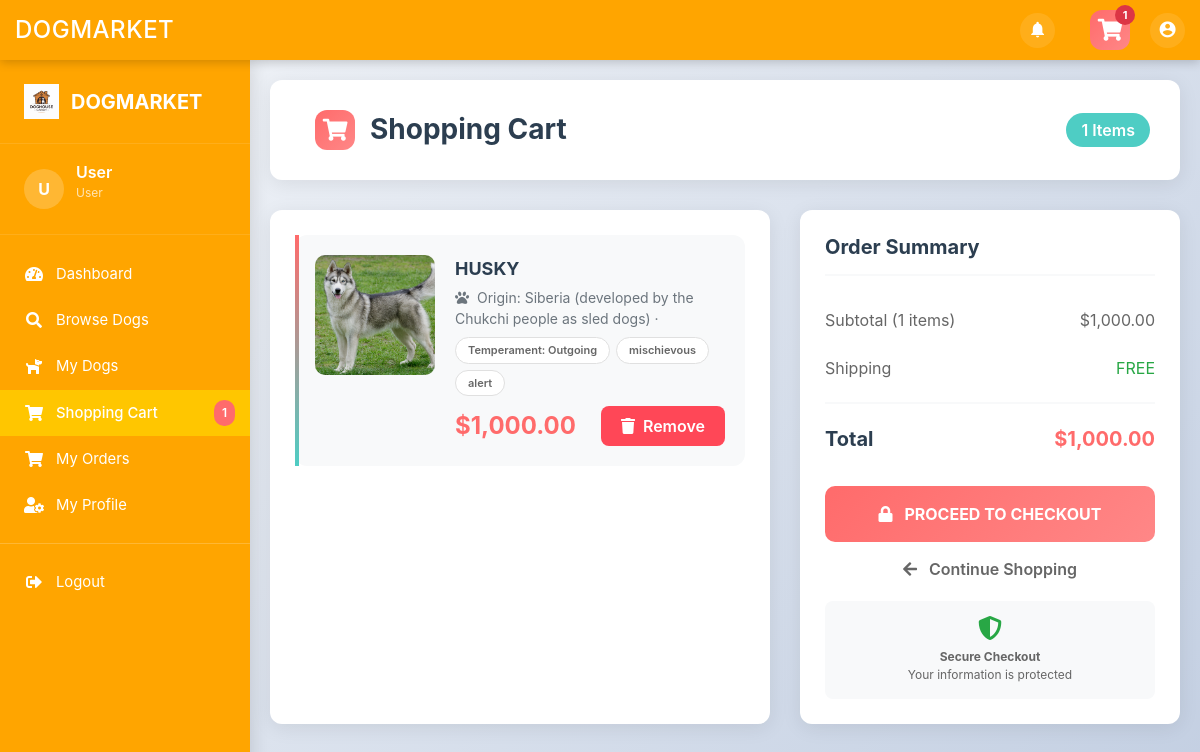
/dog/user/cart.php (signed in), run on the app's committed database.
### tables this page shows
CREATE TABLE `company_info` (
  `id` int(11) NOT NULL,
  `company_name` varchar(150) NOT NULL,
  `address` varchar(255) NOT NULL,
  `city` varchar(100) NOT NULL,
  `postal_code` varchar(20) DEFAULT NULL,
  `phone` varchar(20) NOT NULL,
  `color` varchar(50) DEFAULT NULL,
  `logo` varchar(255) DEFAULT NULL,
  `favicon` varchar(255) DEFAULT NULL,
  `banner_image` varchar(255) DEFAULT NULL,
  `email_general` varchar(150) DEFAULT NULL,
  `email_support` varchar(150) DEFAULT NULL,
  `working_hours` varchar(100) DEFAULT NULL,
  `created_at` timestamp NOT NULL DEFAULT current_timestamp(),
  `font` enum('Arial','Verdana','Helvetica','Tahoma','Trebuchet MS','Times New Roman','Georgia','Garamond','Courier New','Brush Script MT','Lucida Sans','Lucida Console','Palatino Linotype','Book Antiqua','Impact','Comic Sans MS','Segoe UI','Candara','Optima','Calibri','Cambria','Franklin Gothic Medium','Gill Sans','Century Gothic','Perpetua','Rockwell','Baskerville','Didot','Monaco','Geneva') DEFAULT 'Arial'
);

CREATE TABLE `cart` (
  `id` int(11) NOT NULL,
  `user_id` int(11) NOT NULL,
  `dog_id` int(11) NOT NULL,
  `added_at` timestamp NOT NULL DEFAULT current_timestamp()
);

CREATE TABLE `dogs` (
  `dog_id` int(11) NOT NULL,
  `name` varchar(150) NOT NULL,
  `breed` varchar(100) NOT NULL,
  `age` varchar(50) NOT NULL,
  `trait` text DEFAULT NULL,
  `image_url` text DEFAULT NULL,
  `price` decimal(10,2) DEFAULT 0.00,
  `created_at` timestamp NOT NULL DEFAULT current_timestamp(),
  `updated_at` timestamp NOT NULL DEFAULT current_timestamp() ON UPDATE current_timestamp()
);

### dog/user/cart.php (the view, shortened to what this page needs)
<?php
$user_id = $_SESSION['user_id'];
$db_host = 'localhost';
$db_user = 'root';
$db_pass = '';
$db_name = 'doghousemarket';
$conn = new mysqli($db_host, $db_user, $db_pass, $db_name);
$cartQuery = "SELECT c.*, d.name, d.breed, d.age, d.price, d.image_url, d.trait
              FROM cart c
              JOIN dogs d ON c.dog_id = d.dog_id
              WHERE c.user_id = $user_id
              ORDER BY c.added_at DESC";
$cartResult = $conn->query($cartQuery);
$cart_items = [];
$total_amount = 0;
if ($cartResult && $cartResult->num_rows > 0) {
    while ($row = $cartResult->fetch_assoc()) {
        $cart_items[] = $row;
        $total_amount += $row['price'];
    }
}
?>
<!DOCTYPE html>
<html lang="en">
<head>
    <link rel="stylesheet" href="https://stackpath.bootstrapcdn.com/bootstrap/4.5.2/css/bootstrap.min.css">
    <link rel="stylesheet" href="https://cdnjs.cloudflare.com/ajax/libs/font-awesome/5.15.1/css/all.min.css">
</head>
<body>
    <?php include 'sidenav.php'; ?>
    <div class="cart-container">
        <div class="cart-header">
            <div class="cart-title">
                <div class="cart-icon">
                    <i class="fas fa-shopping-cart"></i>
                </div>
                <div>
                    <h1>Shopping Cart</h1>
                </div>
            </div>
            <span class="cart-count-badge"><?php echo $cart_count; ?> Items</span>
        </div>
        <div class="cart-content">
            <div class="cart-items-section">
                <?php if (empty($cart_items)): ?>
                    <div class="empty-cart">
                        <div class="empty-cart-icon">
                            <i class="fas fa-shopping-cart"></i>
                        </div>
                        <h3>Your Cart is Empty</h3>
                        <p>Looks like you haven't added any dogs to your cart yet.</p>
                        <a href="browse_dogs.php" class="btn btn-primary btn-lg">
                            <i class="fas fa-paw mr-2"></i>Browse Dogs
                        </a>
                    </div>
                <?php else: ?>
                    <?php foreach ($cart_items as $item): ?>
                        <div class="cart-item">
                            <?php if (!empty($item['image_url'])): ?>
                                <img src="../<?php echo htmlspecialchars($item['image_url']); ?>"
                                     alt="<?php echo htmlspecialchars($item['name']); ?>"
                                     class="item-image">
                            <?php else: ?>
                                <div class="item-image bg-light d-flex align-items-center justify-content-center">
                                    <i class="fas fa-dog fa-3x text-secondary"></i>
                                </div>
                            <?php endif; ?>
                            <div class="item-details">
                                <div>
                                    <div class="item-name"><?php echo htmlspecialchars($item['name']); ?></div>
                                    <div class="item-breed">
                                        <i class="fas fa-paw mr-1"></i>
                                        <?php echo htmlspecialchars($item['breed']); ?> ·
                                    </div>
                                    <div class="item-traits">
                                        <?php
                                        $traits = explode(',', $item['trait']);
                                        $traits = array_slice($traits, 0, 3);
                                        foreach ($traits as $trait):
                                            $trait = trim($trait);
                                            if (!empty($trait)):
                                        ?>
                                            <span class="trait-badge"><?php echo htmlspecialchars($trait); ?></span>
                                        <?php
                                            endif;
                                        endforeach;
                                        ?>
                                    </div>
                                </div>
                                <div class="item-footer">
                                    <div class="item-price">$<?php echo number_format($item['price'], 2); ?></div>
                                    <form method="post" style="margin: 0;">
                                        <button type="submit" name="remove_item" class="remove-btn">
                                            <i class="fas fa-trash"></i>
                                            Remove
                                        </button>
                                    </form>
                                </div>
                            </div>
                        </div>
                    <?php endforeach; ?>
                <?php endif; ?>
            </div>
            <?php if (!empty($cart_items)): ?>
                <div class="cart-summary">
                    <h2 class="summary-title">Order Summary</h2>
                    <div class="summary-row">
                        <span>Subtotal (<?php echo $cart_count; ?> items)</span>
                        <span>$<?php echo number_format($total_amount, 2); ?></span>
                    </div>
                    <div class="summary-row">
                        <span>Shipping</span>
                        <span class="text-success">FREE</span>
                    </div>
                    <div class="summary-row total">
                        <span>Total</span>
                        <span class="amount">$<?php echo number_format($total_amount, 2); ?></span>
                    </div>
                    <form method="post">
                        <button type="submit" name="checkout" class="checkout-btn">
                            <i class="fas fa-lock mr-2"></i>
                            Proceed to Checkout
                        </button>
                    </form>
                    <a href="browse_dogs.php" class="continue-shopping">
                        <i class="fas fa-arrow-left mr-2"></i>
                        Continue Shopping
                    </a>
                    <div class="security-badge">
                        <i class="fas fa-shield-alt"></i>
                        <p><strong>Secure Checkout</strong><br>Your information is protected</p>
                    </div>
                </div>
            <?php endif; ?>
        </div>
    </div>
</body>
</html>

### dog/user/sidenav.php (shortened to what this page needs)
<?php
$username = $_SESSION['username'] ?? 'User';
$user_id = $_SESSION['user_id'] ?? 0;
if (!isset($companyInfo) || empty($companyInfo)) {
    $companyQuery = "SELECT * FROM company_info LIMIT 1";
    $result = mysqli_query($conn, $companyQuery);
    if ($result && mysqli_num_rows($result) > 0) {
        $companyInfo = mysqli_fetch_assoc($result);
    } else {
        $companyInfo = [
            'company_name' => 'Doghouse Market',
            'color' => '#ffa500',
            'logo' => ''
        ];
    }
}
$current_page = basename($_SERVER['PHP_SELF']);
function isActive($page_name) {
    global $current_page;
    return ($current_page == $page_name) ? 'active' : '';
}
$cart_count = 0;
if (isset($user_id)) {
    $cartCountQuery = "SELECT COUNT(*) as count FROM cart WHERE user_id = $user_id";
    $cartCountResult = mysqli_query($conn, $cartCountQuery);
    if ($cartCountResult) {
        $cart_count = mysqli_fetch_assoc($cartCountResult)['count'] ?? 0;
    }
}
?>
<!DOCTYPE html>
<html lang="en">
<head>
    <link rel="stylesheet" href="https://cdnjs.cloudflare.com/ajax/libs/font-awesome/5.15.1/css/all.min.css">
</head>
<body>
<nav class="top-nav">
    <div class="top-nav-content">
        <h1 class="top-nav-title"><?php echo htmlspecialchars($companyInfo['company_name'] ?? 'Doghouse Market'); ?></h1>
        <div class="top-nav-actions">
            <div class="notification-icon">
                <i class="material-icons">notifications</i>
            </div>
            <a href="cart.php" class="cart-icon" title="Shopping Cart">
                <i class="fas fa-shopping-cart"></i>
                <?php if($cart_count > 0): ?>
                <span class="cart-badge"><?php echo $cart_count; ?></span>
                <?php endif; ?>
            </a>
            <div class="user-profile">
                <i class="material-icons">account_circle</i>
            </div>
        </div>
    </div>
</nav>
<nav class="sidebar" id="sidebar">
    <div class="sidebar-header">
        <?php if (!empty($companyInfo['logo'])): ?>
            <img src="../<?php echo htmlspecialchars($companyInfo['logo']); ?>" alt="Logo" class="sidebar-logo">
        <?php else: ?>
            <i class="fas fa-paw me-2"></i>
        <?php endif; ?>
        <h5 class="sidebar-brand"><?php echo htmlspecialchars($companyInfo['company_name'] ?? 'Doghouse Market'); ?></h5>
    </div>
    <div class="sidebar-user">
        <div class="sidebar-user-img">
            <?php echo strtoupper(substr($username, 0, 1)); ?>
        </div>
        <div class="sidebar-user-details">
            <p class="sidebar-user-name"><?php echo htmlspecialchars($username); ?></p>
            <p class="sidebar-user-role">User</p>
        </div>
    </div>
    <ul class="sidebar-nav list-unstyled">
        <li class="sidebar-item">
            <a href="dashboard.php" class="sidebar-link <?php echo isActive('dashboard.php'); ?>">
                <i class="fas fa-tachometer-alt"></i>
                <span>Dashboard</span>
            </a>
        </li>
        <li class="sidebar-item">
            <a href="browse_dogs.php" class="sidebar-link <?php echo isActive('browse_dogs.php'); ?>">
                <i class="fas fa-search"></i>
                <span>Browse Dogs</span>
            </a>
        </li>
        <li class="sidebar-item">
            <a href="my_dogs.php" class="sidebar-link <?php echo isActive('my_dogs.php'); ?>">
                <i class="fas fa-dog"></i>
                <span>My Dogs</span>
            </a>
        </li>
        <li class="sidebar-item">
            <a href="cart.php" class="sidebar-link <?php echo isActive('cart.php'); ?>">
                <i class="fas fa-shopping-cart"></i>
                <span>Shopping Cart</span>
                <?php if($cart_count > 0): ?>
                    <span class="sidebar-badge"><?php echo $cart_count; ?></span>
                <?php endif; ?>
            </a>
        </li>
        <li class="sidebar-item">
            <a href="my_orders.php" class="sidebar-link <?php echo isActive('my_orders.php'); ?>">
                <i class="fas fa-shopping-cart"></i>
                <span>My Orders</span>
            </a>
        </li>
        <li class="sidebar-item">
            <a href="profile.php" class="sidebar-link <?php echo isActive('profile.php'); ?>">
                <i class="fas fa-user-cog"></i>
                <span>My Profile</span>
            </a>
        </li>
        <li class="sidebar-section">
            <hr style="border-color: rgba(255,255,255,0.2); margin: 15px 0;">
        </li>
        <li class="sidebar-item">
            <a href="../logout.php" class="sidebar-link" onclick="return confirm('Are you sure you want to logout?');">
                <i class="fas fa-sign-out-alt"></i>
                <span>Logout</span>
            </a>
        </li>
    </ul>
</nav>
</body>
</html>

### data on the page
company_info: company_name "DOGMARKET", logo (picture)
cart: dog.image_url (picture), dog.name "HUSKY", dog.breed "Origin: Siberia (developed by the Chukchi people as sled dogs)", dog.trait "Temperament: Outgoing", dog.trait "mischievous", dog.trait "alert", dog.price "1,000.00"

### other printed values
$cart_count "1"
substr($username, 0, 1) "U"
$username "User"
$total_amount "1,000.00"
